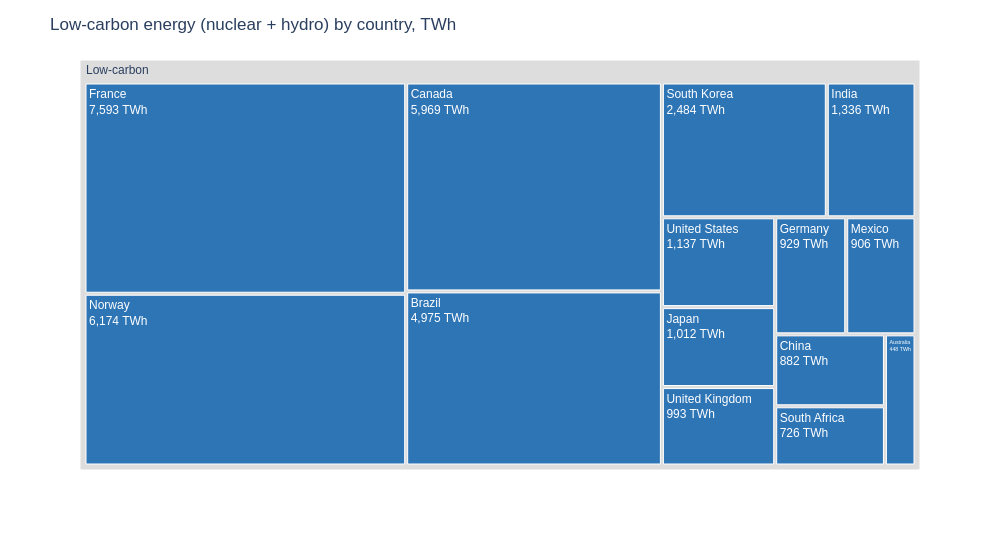
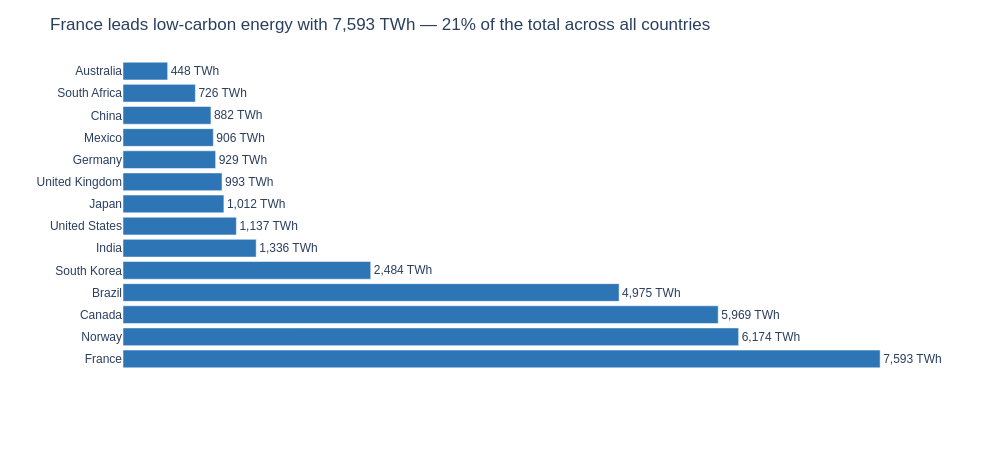

Write notebook code for charts like these, in order.
### Markdown cell above
## Task 2 — Treemap vs bar: low-carbon energy by country

**What to build:** Build **both** a treemap and a horizontal bar chart showing total low-carbon TWh (Nuclear + Hydro) per country. Then answer the question in a markdown cell below.

**Requirements:**
- Filter to `Source_Type == 'Low-carbon'` and aggregate TWh by country
- Treemap: single-level `path=['All', 'Country']` with a dummy root node labelled `'Low-carbon'`
- Bar chart: sorted by TWh, horizontal orientation, CVD-safe colour
- Both charts show TWh values, not percentages
- Insight title on the bar chart naming the leading country

### Code cell
# Task 2 — Treemap vs horizontal bar: low-carbon (Nuclear + Hydro) TWh per country
df_low = (df.loc[df['Source_Type'] == 'Low-carbon']
            .groupby('Country', as_index=False)['TWh'].sum()
            .sort_values('TWh', ascending=False))
df_low['All'] = 'Low-carbon'                    # dummy root node
LOW_BLUE = '#2E75B6'                            # one CVD-safe colour: everything here is low-carbon

# ── Chart A: treemap (single level) ──────────────────────────────────────────
fig_tm = px.treemap(
    df_low, path=['All', 'Country'], values='TWh',
    color_discrete_sequence=[LOW_BLUE],
    labels={'TWh': 'Energy (TWh)'},
    height=550, width=1000, template='plotly_white'
)
fig_tm.update_traces(
    textinfo='label+value',
    texttemplate='%{label}<br>%{value:,.0f} TWh',
    hovertemplate='<b>%{label}</b><br>%{value:,.0f} TWh'
)
# Grey out the parent (dummy root) node, as in the lecture: keep only the palette colour
fig_tm.data[0].marker.colors = [LOW_BLUE if p != '' else '#DDDDDD' for p in fig_tm.data[0].parents]   # root has no parent
fig_tm.update_layout(
    title='Low-carbon energy (nuclear + hydro) by country, TWh',
    font=dict(family='Arial', size=12)
)
fig_tm.show()

# ── Chart B: horizontal bar, sorted ──────────────────────────────────────────
leader = df_low.iloc[0]
second = df_low.iloc[1]
fig_bar = px.bar(
    df_low, x='TWh', y='Country', orientation='h',
    text='TWh',
    category_orders={'Country': df_low['Country'].tolist()},   # largest first
    color_discrete_sequence=[LOW_BLUE],
    labels={'TWh': 'Low-carbon energy (TWh)', 'Country': ''},
    height=max(450, 32 * len(df_low)), width=1000, template='plotly_white'
)
fig_bar.update_traces(texttemplate='%{x:,.0f} TWh', textposition='outside', cliponaxis=False)
fig_bar.update_layout(
    title=f'{leader["Country"]} leads low-carbon energy with {leader["TWh"]:,.0f} TWh — {leader["TWh"] / df_low["TWh"].sum():.0%} of the total across all countries',
    font=dict(family='Arial', size=12),
    yaxis=dict(autorange='reversed', title=''),                # largest at the top
    xaxis=dict(visible=False),
    showlegend=False
)
fig_bar.show()

### Figure 1 — Plotly figure (JSON) as saved in the notebook; plotly's stock layout.template omitted (floating-point values rounded to 4 significant figures)
{"data": [{"branchvalues": "total", "domain": {"x": [0, 1], "y": [0, 1]}, "hovertemplate": "<b>%{label}</b><br>%{value:,.0f} TWh", "ids": ["Low-carbon/France", "Low-carbon/Norway", "Low-carbon/Canada", "Low-carbon/Brazil", "Low-carbon/South Korea", "Low-carbon/India", "Low-carbon/United States", "Low-carbon/Japan", "Low-carbon/United Kingdom", "Low-carbon/Germany", "Low-carbon/Mexico", "Low-carbon/China", "Low-carbon/South Africa", "Low-carbon/Australia", "Low-carbon"], "labels": ["France", "Norway", "Canada", "Brazil", "South Korea", "India", "United States", "Japan", "United Kingdom", "Germany", "Mexico", "China", "South Africa", "Australia", "Low-carbon"], "marker": {"colors": ["#2E75B6", "#2E75B6", "#2E75B6", "#2E75B6", "#2E75B6", "#2E75B6", "#2E75B6", "#2E75B6", "#2E75B6", "#2E75B6", "#2E75B6", "#2E75B6", "#2E75B6", "#2E75B6", "#DDDDDD"]}, "name": "", "parents": ["Low-carbon", "Low-carbon", "Low-carbon", "Low-carbon", "Low-carbon", "Low-carbon", "Low-carbon", "Low-carbon", "Low-carbon", "Low-carbon", "Low-carbon", "Low-carbon", "Low-carbon", "Low-carbon", ""], "textinfo": "label+value", "texttemplate": "%{label}<br>%{value:,.0f} TWh", "type": "treemap", "values": [7593.0, 6174.0, 5969.0, 4975.0, 2484.0, 1336.0, 1137.0, 1012.0, 993.0, 929.0, 906.0, 882.0, 726.0, 448.0, 35560.0]}], "layout": {"font": {"family": "Arial", "size": 12}, "height": 550, "legend": {"tracegroupgap": 0}, "margin": {"t": 60}, "title": {"text": "Low-carbon energy (nuclear + hydro) by country, TWh"}, "treemapcolorway": ["#2E75B6"], "width": 1000}}

### Figure 2 — Plotly figure (JSON) as saved in the notebook; plotly's stock layout.template omitted (floating-point values rounded to 4 significant figures)
{"data": [{"cliponaxis": false, "hovertemplate": "Low-carbon energy (TWh)=%{text}<br>=%{y}<extra></extra>", "legendgroup": "", "marker": {"color": "#2E75B6", "pattern": {"shape": ""}}, "name": "", "orientation": "h", "showlegend": false, "text": [7593.0, 6174.0, 5969.0, 4975.0, 2484.0, 1336.0, 1137.0, 1012.0, 993.0, 929.0, 906.0, 882.0, 726.0, 448.0], "textposition": "outside", "texttemplate": "%{x:,.0f} TWh", "type": "bar", "x": [7593.0, 6174.0, 5969.0, 4975.0, 2484.0, 1336.0, 1137.0, 1012.0, 993.0, 929.0, 906.0, 882.0, 726.0, 448.0], "xaxis": "x", "y": ["France", "Norway", "Canada", "Brazil", "South Korea", "India", "United States", "Japan", "United Kingdom", "Germany", "Mexico", "China", "South Africa", "Australia"], "yaxis": "y"}], "layout": {"barmode": "relative", "font": {"family": "Arial", "size": 12}, "height": 450, "legend": {"tracegroupgap": 0}, "margin": {"t": 60}, "showlegend": false, "title": {"text": "France leads low-carbon energy with 7,593 TWh — 21% of the total across all countries"}, "width": 1000, "xaxis": {"anchor": "y", "domain": [0, 1], "title": {"text": "Low-carbon energy (TWh)"}, "visible": false}, "yaxis": {"anchor": "x", "autorange": "reversed", "categoryarray": ["Australia", "South Africa", "China", "Mexico", "Germany", "United Kingdom", "Japan", "United States", "India", "South Korea", "Brazil", "Canada", "Norway", "France"], "categoryorder": "array", "domain": [0, 1], "title": {"text": ""}}}}
